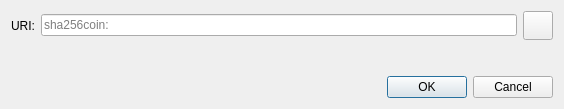
<?xml version="1.0" encoding="UTF-8"?>
<ui version="4.0">
 <class>OpenURIDialog</class>
 <widget class="QDialog" name="OpenURIDialog">
  <property name="geometry">
   <rect>
    <x>0</x>
    <y>0</y>
    <width>564</width>
    <height>109</height>
   </rect>
  </property>
  <property name="windowTitle">
   <string>Open SHA256Coin URI</string>
  </property>
  <layout class="QVBoxLayout" name="verticalLayout">
   <item>
    <layout class="QHBoxLayout" name="horizontalLayout">
     <item>
      <widget class="QLabel" name="label">
       <property name="text">
        <string>URI:</string>
       </property>
      </widget>
     </item>
     <item>
      <widget class="QValidatedLineEdit" name="uriEdit">
       <property name="placeholderText">
        <string notr="true">sha256coin:</string>
       </property>
      </widget>
     </item>
     <item>
      <widget class="QToolButton" name="pasteButton">
       <property name="toolTip">
        <string extracomment="Tooltip text for button that allows you to paste an address that is in your clipboard.">Paste address from clipboard</string>
       </property>
       <property name="text">
        <string/>
       </property>
       <property name="icon">
        <iconset resource="../bitcoin.qrc">
         <normaloff>:/icons/editpaste</normaloff>:/icons/editpaste
        </iconset>
       </property>
       <property name="iconSize">
        <size>
         <width>22</width>
         <height>22</height>
        </size>
       </property>
      </widget>
     </item>
    </layout>
   </item>
   <item>
    <spacer name="verticalSpacer">
     <property name="orientation">
      <enum>Qt::Vertical</enum>
     </property>
     <property name="sizeHint" stdset="0">
      <size>
       <width>20</width>
       <height>40</height>
      </size>
     </property>
    </spacer>
   </item>
   <item>
    <widget class="QDialogButtonBox" name="buttonBox">
     <property name="orientation">
      <enum>Qt::Horizontal</enum>
     </property>
     <property name="standardButtons">
      <set>QDialogButtonBox::Cancel|QDialogButtonBox::Ok</set>
     </property>
    </widget>
   </item>
  </layout>
 </widget>
 <customwidgets>
  <customwidget>
   <class>QValidatedLineEdit</class>
   <extends>QLineEdit</extends>
   <header>qt/qvalidatedlineedit.h</header>
  </customwidget>
 </customwidgets>
 <resources/>
 <connections>
  <connection>
   <sender>buttonBox</sender>
   <signal>accepted()</signal>
   <receiver>OpenURIDialog</receiver>
   <slot>accept()</slot>
   <hints>
    <hint type="sourcelabel">
     <x>248</x>
     <y>254</y>
    </hint>
    <hint type="destinationlabel">
     <x>157</x>
     <y>274</y>
    </hint>
   </hints>
  </connection>
  <connection>
   <sender>buttonBox</sender>
   <signal>rejected()</signal>
   <receiver>OpenURIDialog</receiver>
   <slot>reject()</slot>
   <hints>
    <hint type="sourcelabel">
     <x>316</x>
     <y>260</y>
    </hint>
    <hint type="destinationlabel">
     <x>286</x>
     <y>274</y>
    </hint>
   </hints>
  </connection>
 </connections>
</ui>
